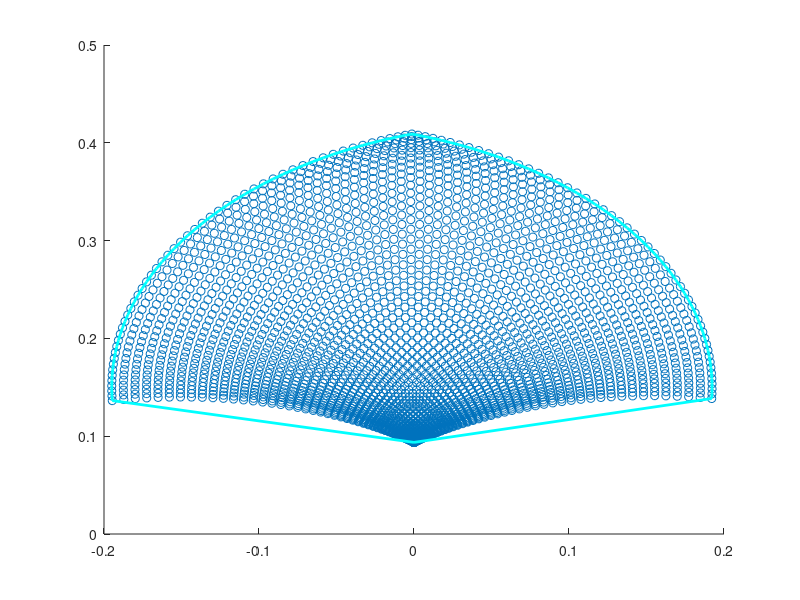
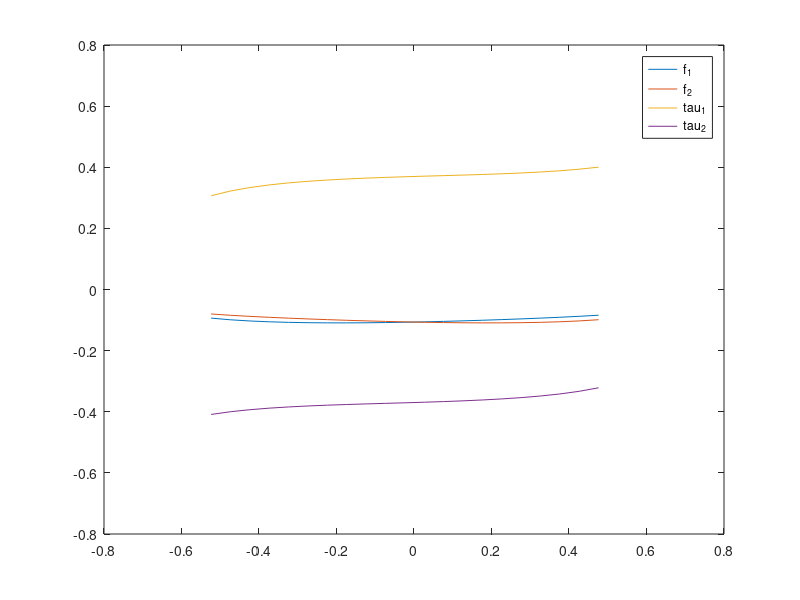

Reproduce these figures in MATLAB, in order.
%% param
l_a = 0.075;
l_b = 0.15;
l_c = 0.27;

% varphi_1 = pi * 2 / 3;
% varphi_2 = pi * 3 / 5;
[varphi_1, varphi_2] = meshgrid((pi / 2):0.05:(pi * 4 / 3), (pi * 4 / 3):-0.05:(pi / 2));

%% forward_solve
x_B_1 = l_a - l_b .* cos(varphi_1);
x_B_2 = -l_a + l_b .* cos(varphi_2);
y_B_1 = l_b .* sin(varphi_1);
y_B_2 = l_b .* sin(varphi_2);

x_B = x_B_1 - x_B_2;
y_B = y_B_1 - y_B_2;
varphi_B_1 = acos(sqrt(x_B .* x_B + y_B .* y_B) / (2 .* l_c)) - atan2(y_B, x_B);

x_C = l_a - l_b .* cos(varphi_1) - l_c .* cos(varphi_B_1); 
y_C = l_b .* sin(varphi_1) + l_c .* sin(varphi_B_1);

figure;
scatter(x_C, y_C);
hold on;
k = convhull(x_C, y_C);
plot(x_C(k), y_C(k), 'c-', 'LineWidth', 2);
hold off;

l = sqrt(x_C .* x_C + y_C .* y_C);
theta = atan2(x_C, y_C);

% figure;
% surf(varphi_1, varphi_2, l);
% figure;
% surf(varphi_1, varphi_2, theta);

%% inverse_solve
l_1 = sqrt(l_a .* l_a + l .* l - 2 .* l_a .* l .* sin(theta)); 
l_2 = sqrt(l_a .* l_a + l .* l + 2 .* l_a .* l .* sin(theta)); 

varphi_1 = acos((l_1 .* l_1 + l_a .* l_a - l .* l) ./ (2 .* l_1 .* l_a)) + acos((l_1 .* l_1 + l_b .* l_b - l_c .* l_c) ./ (2 .* l_1 .* l_b));
varphi_2 = acos((l_2 .* l_2 + l_a .* l_a - l .* l) ./ (2 .* l_2 .* l_a)) + acos((l_2 .* l_2 + l_b .* l_b - l_c .* l_c) ./ (2 .* l_2 .* l_b));

%% jacobian matrix
% SJTU
one_over_l_b = 1 ./ l_b;
l_over_l_b = l ./ l_b;

x_CB_1 = x_C - x_B_1;
y_CB_1 = y_C - y_B_1;
x_CB_2 = x_C - x_B_2;
y_CB_2 = y_C - y_B_2;

sin_theta = sin(theta);
cos_theta = cos(theta);
sin_varphi_1 = sin(varphi_1);
cos_varphi_1 = cos(varphi_1);
sin_varphi_2 = sin(varphi_2);
cos_varphi_2 = cos(varphi_2);

x_CB_1_times_sin_varphi_1 = x_CB_1 .* sin_varphi_1;
y_CB_1_times_cos_varphi_1 = y_CB_1 .* cos_varphi_1;
x_CB_2_times_sin_varphi_2 = x_CB_2 .* sin_varphi_2;
y_CB_2_times_cos_varphi_2 = y_CB_2 .* cos_varphi_2;

J_inverse = [(one_over_l_b .* (x_CB_1 .* sin(theta) + y_CB_1 .* cos(theta)) ./ (x_CB_1_times_sin_varphi_1 + y_CB_1_times_cos_varphi_1)) ...
             (l_over_l_b .* (x_CB_1 .* cos(theta) - y_CB_1 .* sin(theta)) ./ (x_CB_1_times_sin_varphi_1 + y_CB_1_times_cos_varphi_1)); ...
             (- one_over_l_b .* (x_CB_2 .* sin(theta) + y_CB_2 .* cos(theta)) ./ (x_CB_2_times_sin_varphi_2 - y_CB_2_times_cos_varphi_2)) ...
             (- l_over_l_b .* (x_CB_2 .* cos(theta) - y_CB_2 .* sin(theta)) ./ (x_CB_2_times_sin_varphi_2 - y_CB_2_times_cos_varphi_2))];
J = inv(J_inverse);

% HEU
l_b_over_l = l_b ./ l;
varphi_B_2 = atan2(y_C - y_B_2, x_C - x_B_2);
sin_varphi_B_1_plus_varphi_B_2 = sin(varphi_B_1 + varphi_B_2);

J = [(-l_b .* cos(theta + varphi_B_2) .* sin(varphi_1 - varphi_B_1) ./ sin_varphi_B_1_plus_varphi_B_2) ...
     (-l_b .* cos(theta - varphi_B_1) .* sin(varphi_2 - varphi_B_2) ./ sin_varphi_B_1_plus_varphi_B_2); ...
     (l_b_over_l .* sin(theta + varphi_B_2) .* sin(varphi_1 - varphi_B_1) ./ sin_varphi_B_1_plus_varphi_B_2) ...
     (l_b_over_l .* sin(theta - varphi_B_1) .* sin(varphi_2 - varphi_B_2) ./ sin_varphi_B_1_plus_varphi_B_2)];

%% force test
theta = (-pi / 6):0.05:(pi / 6);
l = 0.28 ./ cos(theta);

l_1 = sqrt(l_a .* l_a + l .* l - 2 .* l_a .* l .* sin(theta)); 
l_2 = sqrt(l_a .* l_a + l .* l + 2 .* l_a .* l .* sin(theta)); 

varphi_1 = acos((l_1 .* l_1 + l_a .* l_a - l .* l) ./ (2 .* l_1 .* l_a)) + acos((l_1 .* l_1 + l_b .* l_b - l_c .* l_c) ./ (2 .* l_1 .* l_b));
varphi_2 = acos((l_2 .* l_2 + l_a .* l_a - l .* l) ./ (2 .* l_2 .* l_a)) + acos((l_2 .* l_2 + l_b .* l_b - l_c .* l_c) ./ (2 .* l_2 .* l_b));

x_B_1 = l_a - l_b .* cos(varphi_1);
x_B_2 = -l_a + l_b .* cos(varphi_2);
y_B_1 = l_b .* sin(varphi_1);
y_B_2 = l_b .* sin(varphi_2);

x_B = x_B_1 - x_B_2;
y_B = y_B_1 - y_B_2;
varphi_B_1 = acos(sqrt(x_B .* x_B + y_B .* y_B) / (2 .* l_c)) - atan2(y_B, x_B);

x_C = l_a - l_b .* cos(varphi_1) - l_c .* cos(varphi_B_1); 
y_C = l_b .* sin(varphi_1) + l_c .* sin(varphi_B_1);

l_b_over_l = l_b ./ l;
varphi_B_2 = atan2(y_C - y_B_2, x_C - x_B_2);
sin_varphi_B_1_plus_varphi_B_2 = sin(varphi_B_1 + varphi_B_2);

f_1 = (-l_b .* cos(theta + varphi_B_2) .* sin(varphi_1 - varphi_B_1) ./ sin_varphi_B_1_plus_varphi_B_2);
f_2 = (-l_b .* cos(theta - varphi_B_1) .* sin(varphi_2 - varphi_B_2) ./ sin_varphi_B_1_plus_varphi_B_2);
tau_1 = (l_b_over_l .* sin(theta + varphi_B_2) .* sin(varphi_1 - varphi_B_1) ./ sin_varphi_B_1_plus_varphi_B_2);
tau_2 = (l_b_over_l .* sin(theta - varphi_B_1) .* sin(varphi_2 - varphi_B_2) ./ sin_varphi_B_1_plus_varphi_B_2);

figure;
plot(theta, f_1, theta, f_2, theta, tau_1, theta, tau_2);
legend("f_1", "f_2", "tau_1", "tau_2");
